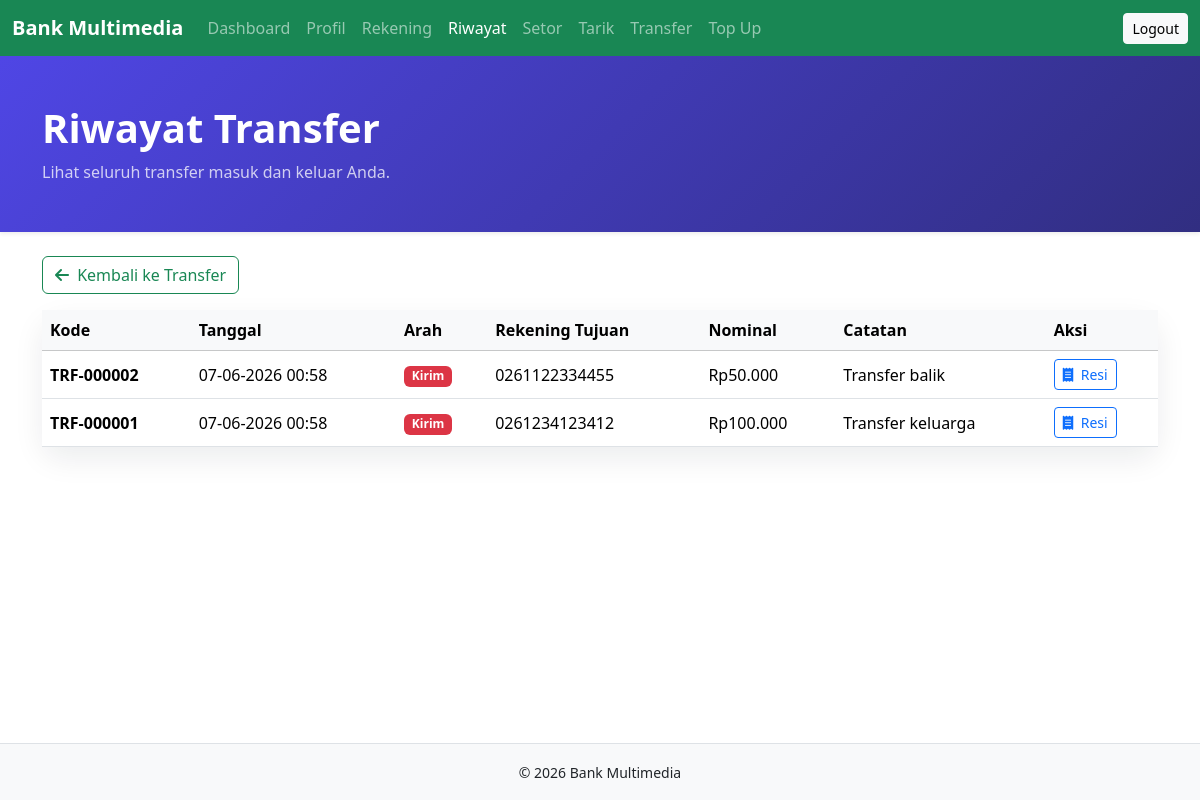
The app's page /nasabah/transfer/riwayat.php (signed in) with its own data.
### tables this page shows
CREATE TABLE transfer (
    id BIGINT AUTO_INCREMENT PRIMARY KEY,
    rekening_pengirim_id INT NOT NULL,
    rekening_penerima_id INT NOT NULL,
    nominal DECIMAL(18,2) NOT NULL,
    catatan VARCHAR(255),
    created_at TIMESTAMP DEFAULT CURRENT_TIMESTAMP,

    CONSTRAINT fk_transfer_pengirim
    FOREIGN KEY (rekening_pengirim_id)
    REFERENCES rekening(id),

    CONSTRAINT fk_transfer_penerima
    FOREIGN KEY (rekening_penerima_id)
    REFERENCES rekening(id)
);

### helper/encryption.php (called while the page is built, shortened)
<?php
function decrypt(String $encryptedData): String
{
    $cipher = 'AES-256-CBC';
    $key = 'perbankan2026';
    $secretKey = hash('sha256', $key, true);
    $data = base64_decode($encryptedData);
    $ivLength = openssl_cipher_iv_length($cipher);
    $iv = substr($data, 0, $ivLength);
    $ciphertext = substr($data, $ivLength);
    return openssl_decrypt(
        $ciphertext,
        $cipher,
        $secretKey,
        OPENSSL_RAW_DATA,
        $iv
    );
}

### nasabah/transfer/riwayat.php (the view, shortened to what this page needs)
<?php
include "../../helper/encryption.php";
$user_id = (int) $_SESSION['user_id'];
$query_riwayat = "SELECT
                    t.id,
                    t.nominal,
                    t.catatan,
                    t.created_at,
                    rp.id AS rekening_pengirim_id,
                    rp.nomor_rekening_encrypted AS nomor_pengirim_encrypted,
                    rt.id AS rekening_penerima_id,
                    rt.nomor_rekening_encrypted AS nomor_penerima_encrypted,
                    up.nama_lengkap AS nama_pengirim,
                    ut.nama_lengkap AS nama_penerima,
                    up.id AS user_pengirim_id,
                    ut.id AS user_penerima_id
                FROM transfer t
                JOIN rekening rp ON t.rekening_pengirim_id = rp.id
                JOIN rekening rt ON t.rekening_penerima_id = rt.id
                JOIN users up ON rp.user_id = up.id
                JOIN users ut ON rt.user_id = ut.id
                WHERE rp.user_id = ? OR rt.user_id = ?
                ORDER BY t.created_at DESC, t.id DESC";
$stmt_riwayat = mysqli_prepare($conn, $query_riwayat);
mysqli_stmt_bind_param($stmt_riwayat, "ii", $user_id, $user_id);
mysqli_stmt_execute($stmt_riwayat);
$result_riwayat = mysqli_stmt_get_result($stmt_riwayat);
$riwayat_list = [];
while ($riwayat = mysqli_fetch_assoc($result_riwayat)) {
    $riwayat['nomor_pengirim'] = decrypt($riwayat['nomor_pengirim_encrypted']);
    $riwayat['nomor_penerima'] = decrypt($riwayat['nomor_penerima_encrypted']);
    $riwayat['arah'] = ((int) $riwayat['user_pengirim_id'] === $user_id) ? 'Kirim' : 'Terima';
    $riwayat_list[] = $riwayat;
}
?>
<!DOCTYPE html>
<html lang="id">
<head>
    <link href="https://cdn.jsdelivr.net/npm/bootstrap@5.3.8/dist/css/bootstrap.min.css" rel="stylesheet">
    <link rel="stylesheet" href="https://cdnjs.cloudflare.com/ajax/libs/font-awesome/6.4.0/css/all.min.css">
</head>
<body class="d-flex flex-column min-vh-100">
    <nav class="navbar navbar-expand-lg navbar-dark bg-success">
        <div class="container-fluid">
            <a class="navbar-brand fw-bold" href="#">Bank Multimedia</a>
            <div class="collapse navbar-collapse" id="navbarNasabah">
                <ul class="navbar-nav me-auto">
                    <li class="nav-item"><a class="nav-link" href="../dashboard/index.php">Dashboard</a></li>
                    <li class="nav-item"><a class="nav-link" href="../profil/index.php">Profil</a></li>
                    <li class="nav-item"><a class="nav-link" href="../rekening/index.php">Rekening</a></li>
                    <li class="nav-item"><a class="nav-link active" href="../riwayat/index.php">Riwayat</a></li>
                    <li class="nav-item"><a class="nav-link" href="../setor/index.php">Setor</a></li>
                    <li class="nav-item"><a class="nav-link" href="../tarik/index.php">Tarik</a></li>
                    <li class="nav-item"><a class="nav-link" href="../transfer/index.php">Transfer</a></li>
                    <li class="nav-item"><a class="nav-link" href="../topup/index.php">Top Up</a></li>
                </ul>
                <a href="../../logout.php" class="btn btn-light btn-sm">Logout</a>
            </div>
        </div>
    </nav>
    <header class="hero py-5 shadow-sm">
        <div class="container">
            <h1 class="display-6 fw-bold">Riwayat Transfer</h1>
            <p class="mb-0 opacity-75">Lihat seluruh transfer masuk dan keluar Anda.</p>
        </div>
    </header>
    <main class="flex-grow-1">
        <div class="container py-4">
            <div class="d-flex gap-2 mb-3 flex-wrap">
                <a href="index.php" class="btn btn-outline-success">
                    <i class="fa-solid fa-arrow-left me-1"></i>
                    Kembali ke Transfer
                </a>
            </div>
            <div class="card history-card">
                <div class="card-body p-0">
                    <div class="table-responsive">
                        <table class="table table-hover align-middle mb-0">
                            <thead class="table-light">
                                <tr>
                                    <th>Kode</th>
                                    <th>Tanggal</th>
                                    <th>Arah</th>
                                    <th>Rekening Tujuan</th>
                                    <th>Nominal</th>
                                    <th>Catatan</th>
                                    <th>Aksi</th>
                                </tr>
                            </thead>
                            <tbody>
                                <?php if (count($riwayat_list) === 0): ?>
                                    <tr>
                                        <td colspan="7" class="text-center py-4 text-muted">Belum ada riwayat transfer.</td>
                                    </tr>
                                <?php else: ?>
                                    <?php foreach ($riwayat_list as $riwayat): ?>
                                        <?php
                                        $kode = 'TRF-' . str_pad((string) $riwayat['id'], 6, '0', STR_PAD_LEFT);
                                        $rekening_tujuan = ($riwayat['arah'] === 'Kirim') ? $riwayat['nomor_penerima'] : $riwayat['nomor_pengirim'];
                                        ?>
                                        <tr>
                                            <td class="fw-bold"><?= htmlspecialchars($kode); ?></td>
                                            <td><?= date('d-m-Y H:i', strtotime($riwayat['created_at'])); ?></td>
                                            <td>
                                                <span class="badge <?= $riwayat['arah'] === 'Kirim' ? 'bg-danger' : 'bg-success'; ?>">
                                                    <?= htmlspecialchars($riwayat['arah']); ?>
                                                </span>
                                            </td>
                                            <td><?= htmlspecialchars($rekening_tujuan); ?></td>
                                            <td>Rp<?= number_format((float) $riwayat['nominal'], 0, ',', '.'); ?></td>
                                            <td><?= htmlspecialchars($riwayat['catatan'] ?: '-'); ?></td>
                                            <td>
                                                <a href="cetak_resi.php?id=<?= (int) $riwayat['id']; ?>" class="btn btn-sm btn-outline-primary">
                                                    <i class="fa-solid fa-receipt me-1"></i>
                                                    Resi
                                                </a>
                                            </td>
                                        </tr>
                                    <?php endforeach; ?>
                                <?php endif; ?>
                            </tbody>
                        </table>
                    </div>
                </div>
            </div>
        </div>
    </main>
    <footer class="bg-light border-top py-3">
        <div class="container-fluid text-center">
            <small>© <?= date('Y'); ?> Bank Multimedia</small>
        </div>
    </footer>
</body>
</html>

### nasabah/transfer/riwayat.php (style rules this page uses)
.hero { background: linear-gradient(135deg, #4f46e5, #312e81); color: white; }
.history-card { border: 0; border-radius: 18px; box-shadow: 0 12px 30px rgba(15, 23, 42, 0.08); }

### records on screen
transfer: id "TRF-000002", created_at "07-06-2026 00:58", arah "Kirim", rekening_tujuan "0261122334455", nominal "50.000", catatan "Transfer balik"
transfer: id "TRF-000001", created_at "07-06-2026 00:58", arah "Kirim", rekening_tujuan "0261234123412", nominal "100.000", catatan "Transfer keluarga"
